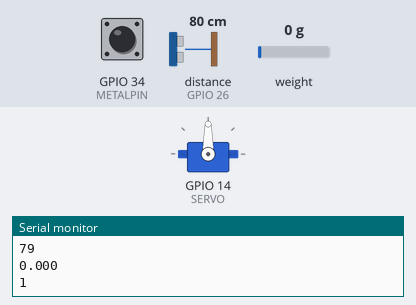
The sketch below on a simulated ESP32. Parts: servo, the last lines printed to the serial monitor. Wiring (inferred from the names in the program): ultrasonic range finder: trigger GPIO 25; echo GPIO 26. Inputs (shaded band) come from the test bench; at power-on: weight on the scale 0 g, GPIO 34 (METALPIN) HIGH, distance to the obstacle (sensor on GPIO 26) 80 cm. The echo pulse lasts 58.3 µs per cm; WiFi joins after 1.5 s; servers stay silent unless stated.

Above: at 5.0 s.
5.1 s: weight on the scale set to 9 g
7.1 s: weight on the scale set to 12 g
At 8.7 s:
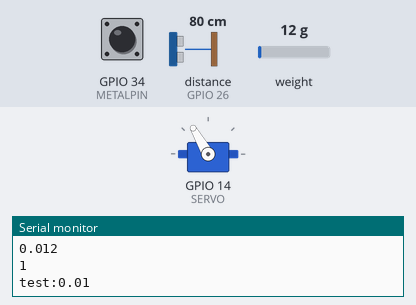
9.4 s: GPIO 34 (METALPIN) pulled LOW for 1 s
At 10.2 s:
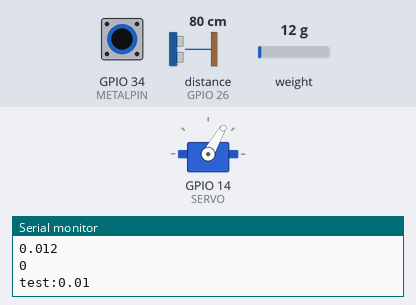
12.4 s: GPIO 34 (METALPIN) pulled LOW for 3.2 s
At 17.2 s:
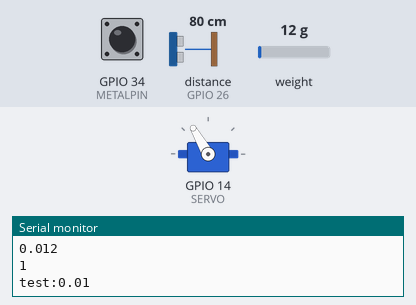
Timing chart, 0 to 18.4 s (numbered marks = the images above; inputs shaded):
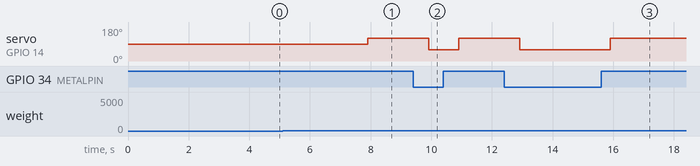

The sketch:

thung_rac.ino
```cpp
#define BLYNK_TEMPLATE_ID "TMPL6XjltF8tp"
#define BLYNK_TEMPLATE_NAME "ecotech"
#define BLYNK_AUTH_TOKEN "X2QZ_hnFMESK_LkEbOq_Mnra0s4_400r"
#include <DNSServer.h>
#include "HX711.h"
#include <WiFiManager.h>
#include <BlynkSimpleEsp32.h>
#include "ESP32Servo.h"
#include <WiFiManager.h>
#define METALPIN 34
#define SERVO 14
#define TRIG 25
#define ECHO 26
#define DOUT 12
#define CLK 13
Servo myservo;
BlynkTimer timer;
HX711 scale;
float calibration_factor = 100525;
char token[] = "X2QZ_hnFMESK_LkEbOq_Mnra0s4_400r";
int k;
int d;
float m;
bool full = false;
void mass_cal() {
  scale.set_scale(calibration_factor); //điều chỉnh theo hệ số hiệu chỉnh

  m = scale.get_units();
  Serial.println(m,3);
}

void ultra_sonic() {
    unsigned long duration; // biến đo thời gian


    /* Phát xung từ chân trig */
    digitalWrite(TRIG,0);   // tắt chân trig
    delayMicroseconds(2);
    digitalWrite(TRIG,1);   // phát xung từ chân trig
    delayMicroseconds(5);   // xung có độ dài 5 microSeconds
    digitalWrite(TRIG,0);   // tắt chân trig

    /* Tính toán thời gian */
    // Đo độ rộng xung HIGH ở chân echo.
    duration = pulseIn(ECHO,HIGH);
    // Tính khoảng cách đến vật.
    d = int(duration/2/29.412);

    /* In kết quả ra Serial Monitor */
}
void read_sensor(){
  float weight;
  ultra_sonic();
  Serial.println(d);
  mass_cal();
  k = digitalRead(METALPIN);
  Serial.println(k);
  if(m*10>0.1) {
    weight += m;
      if (m >= 0.01) {
    if (k==0){
      myservo.write(60);
      Serial.println("test:"+String(m));
    }
    if (k==1){
      myservo.write(120);
      Serial.println("test:"+String(m));
    }
    m=0;
  }
}else{   myservo.write(90);}
  if(d<3){
    weight = 0;
    full = true;
  }
  else {full = false;}
  Blynk.virtualWrite(V0, weight);
  Blynk.virtualWrite(V1, k);
  Blynk.virtualWrite(V2, full);
}


void setup() {
  // put your setup code here, to run once:
  Serial.begin(115200);
  scale.begin(DOUT, CLK);
  pinMode(METALPIN, INPUT_PULLUP);

  pinMode(TRIG,OUTPUT);   // chân trig sẽ phát tín hiệu
  pinMode(ECHO,INPUT);     // standard 50 hz servo
	myservo.attach(SERVO, 1000, 2000); // attaches the servo on pin 18 to the servo object
  scale.set_scale();
  scale.tare(); //Reset giá trị về 0

  long zero_factor = scale.read_average();
  Serial.print("Zero factor: ");
  Serial.println(zero_factor);
  WiFiManager wm;

  bool res;
  wm.resetSettings();
  res = wm.autoConnect("AutoConnectAP","12345678"); // password protected ap
  WiFiManagerParameter custom_blynk_token("Blynk", "blynk token", token, 34);
  wm.addParameter(&custom_blynk_token);
  Blynk.config(custom_blynk_token.getValue());
  bool result = Blynk.connect();

  if (result != true)
  {
    Serial.println("BLYNK Connection Fail");
    wm.resetSettings();
    ESP.restart();
    delay (5000);
  }
  else
  {
    Serial.println("BLYNK Connected");
  }
  timer.setInterval(1000L, read_sensor);
}

void loop() {
  Blynk.run();
  timer.run();
}
```

Measured:
- the behaviour switches between 10 and 11 g on weight on the scale (found by bisection; images 0 and 1)
- after the input at 7.1 s, servo on GPIO 14 (SERVO): 90° → 120° after 0.81 s
- after the input at 9.4 s, servo on GPIO 14 (SERVO): 120° → 60° after 0.51 s, → 120° 1.0 s later
- after the input at 12.4 s, servo on GPIO 14 (SERVO): 120° → 60° after 0.51 s, → 120° 3.0 s later
